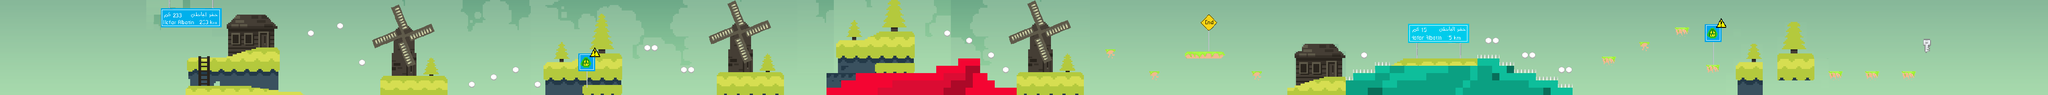

A 2D game scene composited from a Tiled map and its tileset images. What follows is a short description and the map's XML, with each tile layer's data collapsed to a summary:
An orthogonal 280x13 tile map with 16x16 px tiles, 4 tile layers (background, color, df, df), 3 tilesets and 80 objects.

<map version="1.0" orientation="orthogonal" renderorder="right-down" width="280" height="13" tilewidth="16" tileheight="16" nextobjectid="757">
 <tileset firstgid="1" name="tileset_gutter" tilewidth="16" tileheight="16" spacing="2" margin="1" tilecount="1782" columns="33">
  <image source="../tileset_gutter.png" width="594" height="972" />
 </tileset>
 <tileset firstgid="1783" name="9" tilewidth="16" tileheight="16" spacing="1" margin="2" tilecount="1638" columns="126">
  <image source="../9.png" width="2158" height="234" />
 </tileset>
 <tileset firstgid="3421" name="drops" tilewidth="16" tileheight="16" spacing="1" margin="4" tilecount="1776" columns="37">
  <image source="../drops.png" width="640" height="822" />
 </tileset>
 <layer name="background" width="280" height="13">
  <data>[3640 cells, 3640 non-empty, 1159 distinct tile ids]</data>
 </layer>
 <layer name="color" width="280" height="13">
  <data>[3640 cells, 631 non-empty, 429 distinct tile ids]</data>
 </layer>
 <objectgroup name="ground">
  <object id="644" x="412.5" y="197.333" width="238.167" height="26.6323" />
  <object id="645" x="460.5" y="125.5" width="147.5" height="32" />
  <object id="646" x="408.5" y="125.5" width="23.5" height="32.5" />
  <object id="647" x="498.5" y="121.5" width="12" height="3" />
  <object id="648" x="509" y="118" width="15" height="5" />
  <object id="649" x="517" y="115" width="21.5" height="9" />
  <object id="650" x="527" y="112.5" width="23.5" height="12" />
  <object id="653" x="550" y="106.5" width="27.5" height="23.5" />
  <object id="654" x="536" y="110" width="28" height="21.5" />
  <object id="655" x="559.5" y="103.5" width="47.5" height="42" />
  <object id="656" x="607" y="111.5" width="4" height="34.5" />
  <object id="658" x="671.5" y="64" width="15.5" height="16" />
  <object id="659" x="736" y="48.5" width="15.5" height="15" />
  <object id="660" x="839" y="166.5" width="134.5" height="42.5" />
  <object id="661" x="970" y="173.5" width="8" height="32.5" />
  <object id="662" x="831.5" y="173" width="18" height="42" />
  <object id="666" x="784" y="128" width="16" height="16" />
  <object id="667" x="1024" y="176" width="16" height="16" />
  <object id="668" x="1072" y="160" width="16" height="16" />
  <object id="669" x="1120" y="144" width="16" height="16" />
  <object id="670" x="1168" y="176" width="16" height="16" />
  <object id="672" x="1195.5" y="136.5" width="77.5" height="81.5" />
  <object id="673" x="1259" y="130" width="32" height="19.5" />
  <object id="674" x="1291.5" y="116" width="67" height="96.5" />
  <object id="675" x="1408" y="96" width="32" height="16" />
  <object id="676" x="1488" y="144" width="32" height="16" />
  <object id="677" x="1575" y="158" width="138.5" height="56" />
  <object id="678" x="1807.5" y="160" width="30.5" height="53" />
  <object id="679" x="1835.5" y="87" width="91.5" height="122.5" />
  <object id="680" x="1924" y="68.5" width="75" height="164.5" />
  <object id="682" x="1896.5" y="75" width="27" height="11" />
  <object id="689" x="2064" y="64" width="16" height="16" />
  <object id="690" x="2112" y="80" width="16" height="16" />
  <object id="691" x="2160" y="112" width="16" height="16" />
  <object id="692" x="2192" y="144" width="16" height="16" />
  <object id="693" x="2227.5" y="158.5" width="141.5" height="59.5" />
  <object id="696" x="4160.5" y="157" width="29" height="16" />
  <object id="697" x="4080" y="158.5" width="30" height="14.5" />
  <object id="698" x="4000.5" y="157" width="28.5" height="18" />
  <object id="699" x="3892" y="118" width="74" height="58" />
  <object id="700" x="3805" y="135.5" width="49.5" height="81" />
  <object id="701" x="3733.5" y="144" width="26" height="15.5" />
  <object id="702" x="3664.5" y="60" width="27.5" height="18" />
  <object id="703" x="3586" y="92.5" width="20.5" height="12" />
  <object id="704" x="3503.5" y="125" width="32" height="20.5" />
  <object id="708" x="3409.5" y="149" width="28.5" height="9" />
  <object id="709" x="3329.5" y="116.5" width="27" height="12" />
  <object id="710" x="3251.5" y="85.5" width="25.5" height="12" />
  <object id="711" x="3072" y="128" width="160" height="16" />
  <object id="713" x="3041" y="136" width="31" height="7" />
  <object id="714" x="2977" y="115.5" width="13" height="12" />
  <object id="716" x="2896.5" y="167.5" width="47" height="48.5" />
  <object id="718" x="2834" y="186.5" width="29.5" height="29" />
  <object id="720" x="2862" y="176.5" width="34" height="43" />
  <object id="721" x="2738" y="157" width="21" height="16.5" />
  <object id="722" x="2595" y="113.5" width="80" height="32" />
  <object id="723" x="2512.5" y="157" width="24" height="18" />
  <object id="724" x="2417.5" y="109" width="22.5" height="18" />
 </objectgroup>
 <objectgroup name="Pipes" />
 <objectgroup name="Coins" offsetx="-7" offsety="5">
  <properties>
   <property name="quit" value="" />
  </properties>
 </objectgroup>
 <objectgroup name="Bricks" />
 <objectgroup name="Goombas">
  <object id="725" x="1264" y="32" width="16" height="16" />
  <object id="727" x="1328" y="32" width="16" height="16" />
  <object id="728" x="1424" y="32" width="16" height="16" />
  <object id="731" x="1664" y="16" width="16" height="16" />
  <object id="732" x="1888" y="32" width="16" height="16" />
  <object id="733" x="1984" y="16" />
  <object id="735" x="2336" y="48" width="16" height="16" />
  <object id="736" x="2624" y="32" width="16" height="16" />
  <object id="737" x="2912" y="64" width="16" height="16" />
  <object id="738" x="3136" y="0" width="16" height="16" />
  <object id="741" x="3264" y="16" width="16" height="16" />
  <object id="747" x="3824" y="48" width="16" height="16" />
  <object id="748" x="3920" y="48" width="16" height="16" />
  <object id="749" x="3952" y="0" width="16" height="16" />
  <object id="751" x="4112" y="128" />
  <object id="754" x="4208" y="16" width="16" height="16" />
 </objectgroup>
 <objectgroup name="Turtles" />
 <objectgroup name="Finish_line">
  <object id="694" x="4213.33" y="72" height="46.3333" />
 </objectgroup>
 <objectgroup name="Story_line" />
 <objectgroup name="kill_lines">
  <object id="683" x="1999.5" y="160" width="160" height="58.5" />
  <object id="684" x="2097" y="129" width="48" height="32.5" />
  <object id="685" x="2048" y="142.5" width="46" height="23.5" />
  <object id="687" x="2155" y="176.5" width="16" height="32" />
  <object id="688" x="2153" y="192" width="70.5" height="32.5" />
 </objectgroup>
 <objectgroup name="Bosses" />
 <objectgroup name="Map_line" />
 <layer name="df" width="280" height="13">
  <data>[3640 cells, 312 non-empty, 220 distinct tile ids]</data>
 </layer>
 <layer name="df" width="280" height="13">
  <data>[3640 cells, 171 non-empty, 67 distinct tile ids]</data>
 </layer>
</map>
